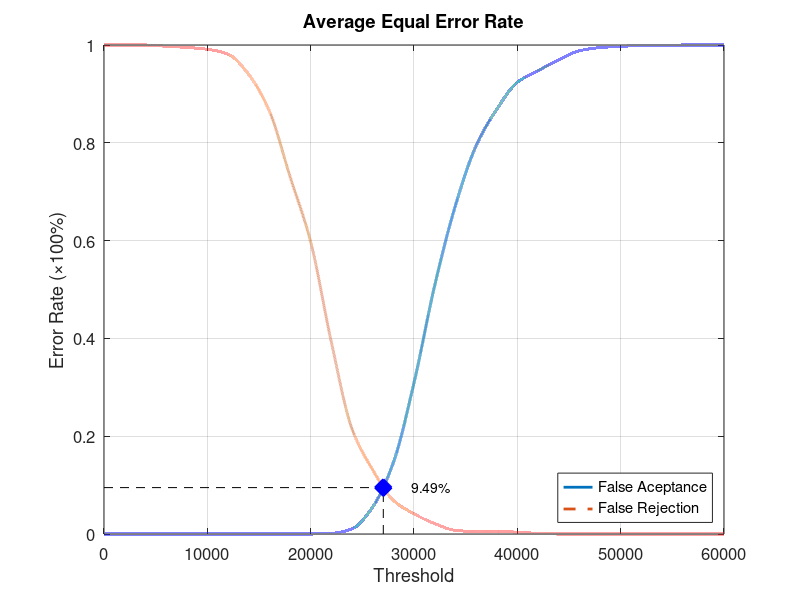
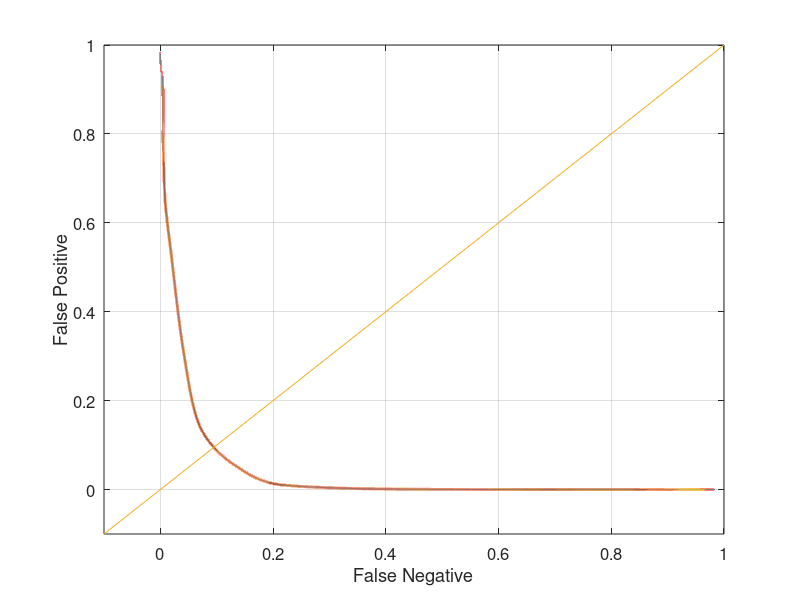

Reproduce these figures in MATLAB, in order.
function yEER = Experiment2Average
close all;
clear;
clc;
x = 0:2000:60000;
xq = 0:0.5:60000;

y0 = [0 0 0 0 0 0 0 0 0 0 0 0.00131579 0.0105263 0.0552632 0.146053 0.309211 0.507895 0.671053 0.793421 0.868421 0.923684 0.947368 0.969737 0.988158 0.994737 0.997368 0.998684 0.998684 1 1 1];
yy0 = interp1(x, y0, xq, 'pchip');
y1 = [1 1 1 0.9975 0.995 0.99125 0.98125 0.94 0.865 0.73125 0.5975 0.3925 0.215 0.13125 0.06875 0.04125 0.02125 0.0075 0.005 0.005 0.00375 0.00125 0 0 0 0 0 0 0 0 0];
yy1 = interp1(x, y1, xq, 'pchip');

% Calculating EER: 
y2 = abs(y0 - y1);
find(y2 == min(y2))
yy2 = abs(yy0 - yy1);
xEER = find(yy2 == min(yy2));
xEERIndex = xq(xEER) % X-axis EER
yEER = yy0(xEER) % Y-axis EER

main = figure
plot(xq, yy0,'-','LineWidth', 2);	hold on
plot(xq, yy1,'--','LineWidth', 2);	hold on
plot([xEERIndex xEERIndex], [0 yEER], 'k--');	hold on
plot([0 xEERIndex], [yEER yEER], 'k--');	hold on
plot(xEERIndex, yEER, 'bx', 'LineWidth', 10);	hold on
text(xEERIndex + 10 * xEERIndex / 100, yEER, [num2str(round((10000 * yEER)) / 100) '%'])
legend('False Aceptance', 'False Rejection', 'Location', 'SouthEast')
xlabel('Threshold')
ylabel('Error Rate (\times100%)')
title('Average Equal Error Rate')
set(gca, 'FontSize', 12)
axis([0 60000 0 1])
grid on

print(main, 'Experiment2AverageMain', '-dpng');
FNRxFPR = figure('Color', [1 1 1]);
plot(yy1, yy0, '-', yy1, yy0, 'LineWidth', 2);
hold on
y = -0.1:0.1:1
plot(y, y); 
set(gca, 'FontSize', 12)
xlabel('False Negative')
ylabel('False Positive')
axis([-0.1 1 -0.1 1])
set(gca, 'FontSize', 12)
grid on

print(FNRxFPR, 'Experiment2AverageFNRxFPR','-dpng');
end
